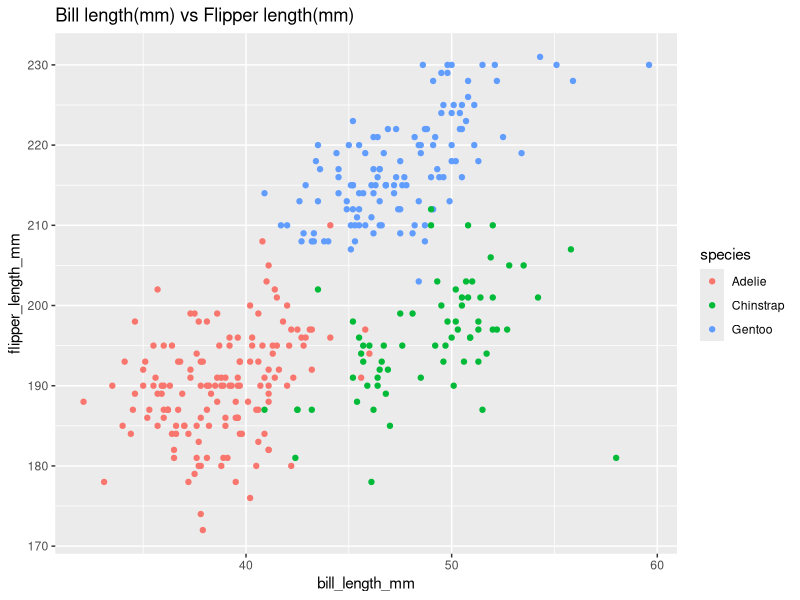
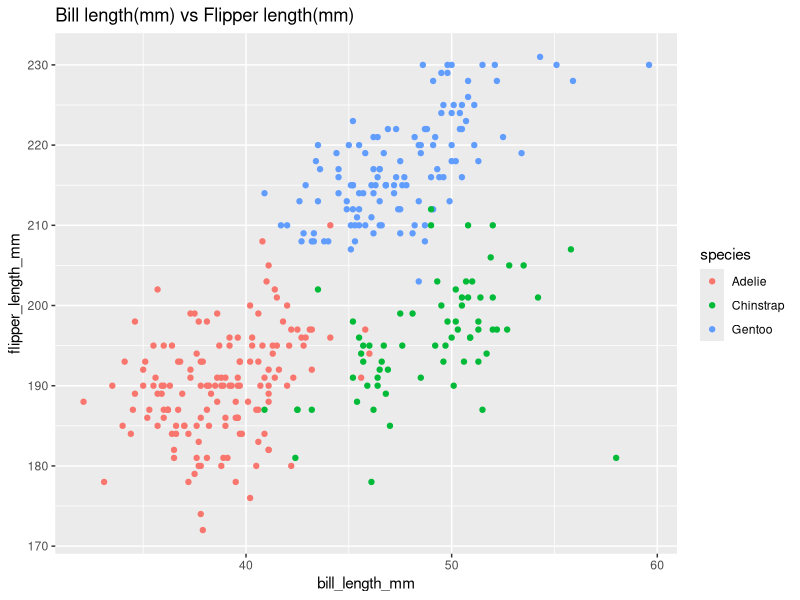

Write the R code that produced these figures, in order.
## ---- chunk 1
knitr::opts_chunk$set(echo = TRUE)
library(tidyverse)
## ---- chunk 2
data("penguins", package = "palmerpenguins")
## ---- chunk 3
plot_df = tibble(
  x = penguins$bill_length_mm,
  y = penguins$flipper_length_mm
)

ggplot(penguins, aes(x = bill_length_mm, y = flipper_length_mm, color = species)) + 
  geom_point() +
  labs(title = "Bill length(mm) vs Flipper length(mm)")

ggsave('bill vs flipper.png')
## ---- chunk 4
set.seed(123)

standard_normal_vec = rnorm(10, mean = 0, sd = 1)
positive_logical_vec = standard_normal_vec > 0
character_vec = c('milk', 'cheese', 'egg', 'banana', 'apple', 'toast', 'orange juice', 'peanut butter', 'cucumber',  'coffee')
factor_vec = factor(sample(c('low', 'medium', 'high'), size = 10, replace = TRUE))

df = data.frame(
  standard_normal_var = standard_normal_vec,
  positive_logical_var = positive_logical_vec,
  character_var = character_vec,
  factor_var = factor_vec
)
